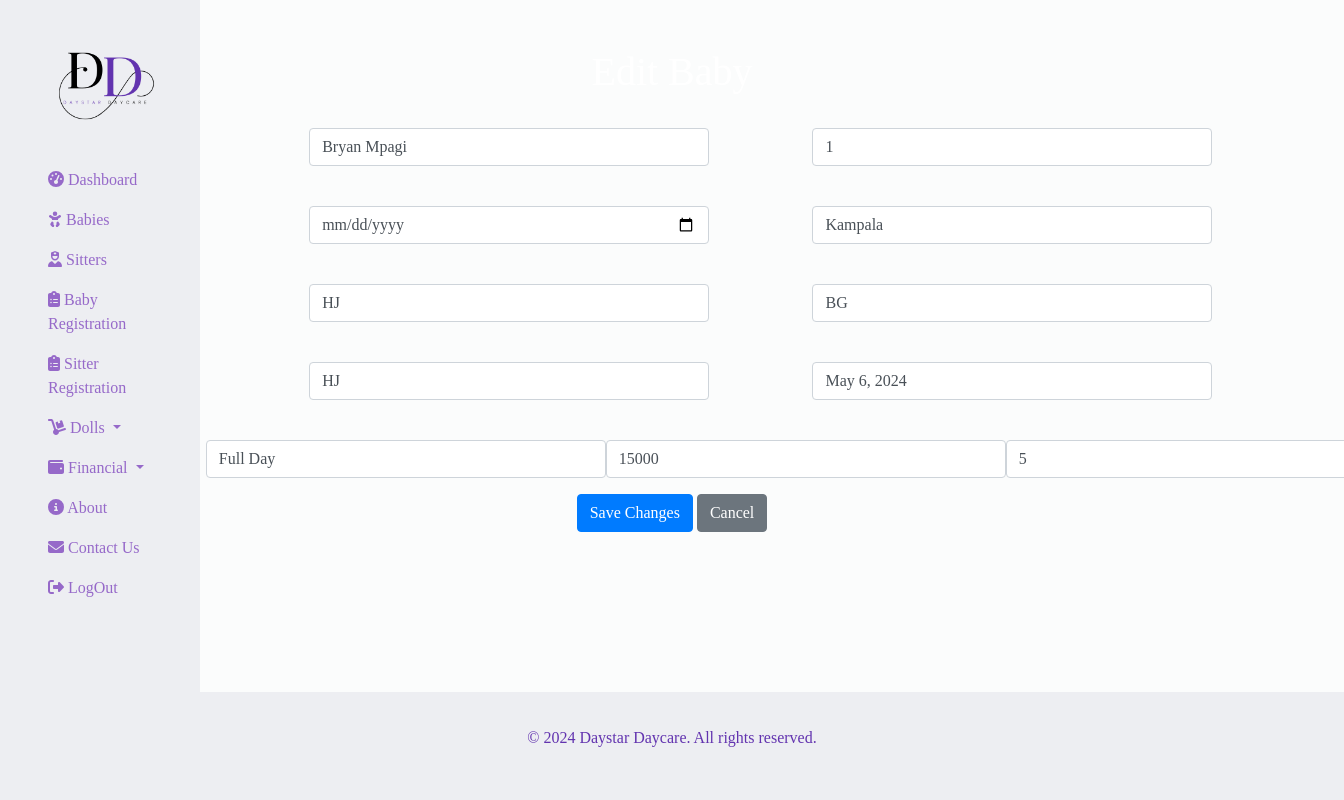
Screenshot of /edit_baby/15/ with the database file from the repository.
### daystarApp/models.py (models this page shows, shortened)
class Baby(models.Model):
    name = models.CharField(max_length=100)
    age = models.IntegerField(null=True, blank=True, default=0)
    gender = models.CharField(max_length=10, null=True, blank=True)
    location = models.CharField(max_length=50, null=True, blank=True)
    father_name = models.CharField(max_length=200, null=True, blank=True)
    mother_name = models.CharField(max_length=200, null=True, blank=True)
    brought_by = models.CharField(max_length=200, null=True, blank=True)
    time_of_arrival = models.DateField(null=True, blank=True)
    period_of_stay = models.CharField(max_length=8, choices=(("Full Day","Full Day"), ("Half Day","Half Day")))
    fees = models.IntegerField(null=True, blank=True)
    baby_number = models.IntegerField(null=True)
    class Meta:
        verbose_name_plural = "Babies"

### daystarApp/views.py (the view, shortened to what this page needs)
# urls.py: path('edit_baby/<int:baby_id>/', views.edit_baby, name='edit_baby'),
def edit_baby(request, baby_id):
    baby = get_object_or_404(Baby, pk=baby_id)
    return render(request, 'daystarApp/edit_baby.html', {'baby': baby})

### daystarApp/templates/daystarApp/edit_baby.html (shortened to what this page needs)
{% extends 'base.html' %}
{% block content %}
<center>
    <div class="container mt-5">
        <h1>Edit Baby</h1>
        <form method="POST">
            <div class="aside">
            <div class="form-group">
                <input type="text" class="form-control" id="name" name="name" value="{{ baby.name }}" style="width: 400px;" placeholder="Full Name">
            </div>
            <div class="form-group">
                <input type="text" class="form-control" id="age" name="age" value="{{ baby.age }}" style="width: 400px;" placeholder="Age">
            </div>
        </div>
        <div class="aside">
            <div class="form-group">
                <input type="date" class="form-control" id="gender" name="gender" value="{{ baby.gender }}" style="width: 400px;" placeholder="Gender">
            </div>
            <div class="form-group">
                <input type="text" class="form-control" id="location" name="location" value="{{ baby.location }}" style="width: 400px;" placeholder="Location">
            </div>
        </div>
        <div class="aside">
            <div class="form-group">
                <input type="text" class="form-control" id="father_name" name="father_name" value="{{ baby.father_name }}" style="width: 400px;" placeholder="Father Name">
            </div>
            <div class="form-group">
                <input type="text" class="form-control" id="mother_name" name="mother_name" value="{{ baby.mother_name }}" style="width: 400px;" placeholder="Mother Name">
            </div>
        </div>
        <div class="aside">
            <div class="form-group">
                <input type="text" class="form-control" id="brought_by" name="brought_by" value="{{ baby.brought_by }}" style="width: 400px;" placeholder="Brought By">
            </div>
            <div class="form-group">
                <input type="text" class="form-control" id="time_of_arrival;" name="time_of_arrival;" value="{{ baby.time_of_arrival }}" style="width: 400px;" placeholder="Time of Arrival">
            </div>
        </div>
        <div class="aside">
            <div class="form-group">
                <input type="text" class="form-control" id="period_of_stay" name="period_of_stay" value="{{ baby.period_of_stay }}" style="width: 400px;" placeholder="Period of Stay">
            </div>
            <div class="form-group">
                <input type="number" class="form-control" id="fees" name="fees" value="{{ baby.fees }}" style="width: 400px;" placeholder="Fees">
            </div>
            <div class="form-group">
                <input type="number" class="form-control" id="baby_number" name="baby_number" value="{{ baby.baby_number }}" style="width: 400px;" placeholder="Baby_Number">
            </div>
        </div>
            <button type="submit" class="btn btn-primary">Save Changes</button>
            <a href="{% url 'result_baby_details' baby.id %}" class="btn btn-secondary">Cancel</a>
        </form>
    </div>
</center>
{% endblock %}

### daystarApp/static/css/navbar.css (style rules this page uses)
* { list-style-type: none; margin: 0; padding: 0; }
body { background-color: #edeef22b !important; color: white !important; font-family: Netflix Sans !important; }

### daystarApp/templates/daystarApp/edit_baby.html (style rules this page uses)
.aside { display: flex !important; width: 100% !important; margin-left: 8% !important; justify-content: space-evenly !important; }

### rows the page displays
Baby: name "Bryan Mpagi", age "1", location "Kampala", father_name "HJ", mother_name "BG", brought_by "HJ", time_of_arrival "May 6, 2024", period_of_stay "Full Day", fees "15000", baby_number "5"
